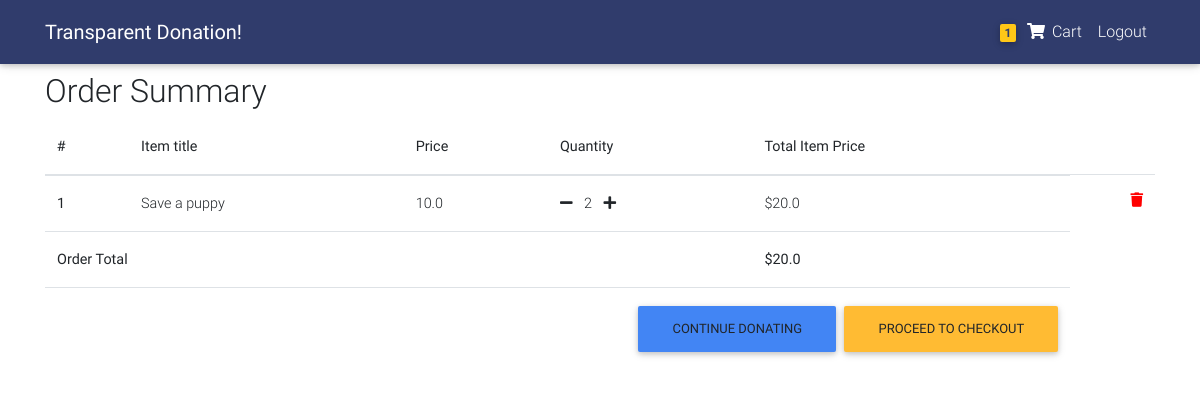
/order-summary/ (signed in), run on an earlier commit of the app's database.
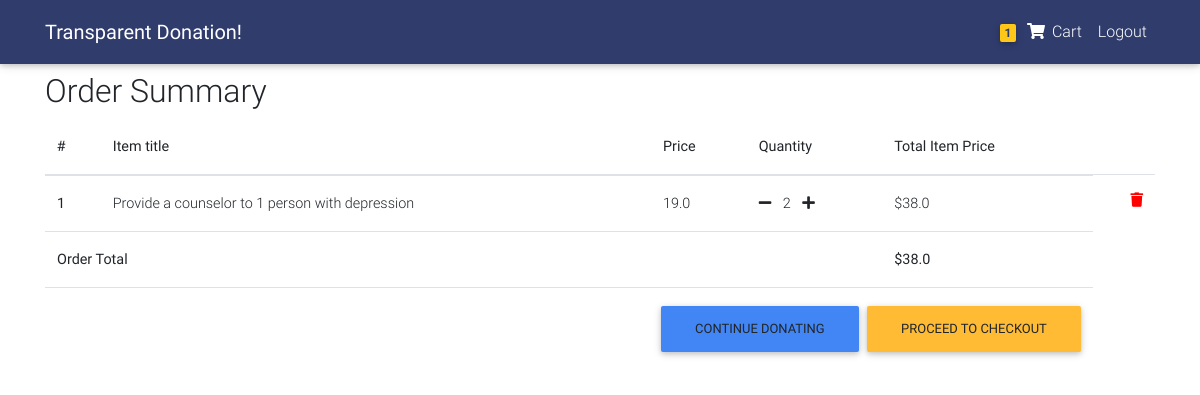
And on a later commit of the database.
### core/models.py (models this page shows, shortened)
class Order(models.Model):
    user = models.ForeignKey(settings.AUTH_USER_MODEL,
                             on_delete=models.CASCADE)
    ref_code = models.CharField(max_length=20, blank=True, null=True)
    items = models.ManyToManyField(OrderItem)
    start_date = models.DateTimeField(auto_now_add=True)
    ordered_date = models.DateTimeField()
    ordered = models.BooleanField(default=False)
    billing_address = models.ForeignKey(
        'Address', related_name='billing_address', on_delete=models.SET_NULL, blank=True, null=True)
    payment = models.ForeignKey(
        'Payment', on_delete=models.SET_NULL, blank=True, null=True)
    received = models.BooleanField(default=False)
    '''
    1. Item added to cart
    2. Adding a billing address
    (Failed checkout)
    3. Payment
    (Preprocessing, processing, packaging etc.)
    4. Being delivered
    5. Received
    6. Refunds
    '''
    def get_total(self):
        total = 0
        for order_item in self.items.all():
            total += order_item.get_final_price()
        return total

class OrderItem(models.Model):
    user = models.ForeignKey(settings.AUTH_USER_MODEL,
                             on_delete=models.CASCADE)
    ordered = models.BooleanField(default=False)
    item = models.ForeignKey(Item, on_delete=models.CASCADE)
    quantity = models.IntegerField(default=1)
    def get_final_price(self):
        return self.quantity * self.item.price

class Item(models.Model):
    title = models.CharField(max_length=100)
    price = models.FloatField()
    category = models.CharField(
        choices=CATEGORY_CHOICES, max_length=15, blank=True, null=True)
    slug = models.SlugField()
    description = models.TextField()
    organization = models.TextField(null=True)
    org_logo = models.ImageField()
    image = models.ImageField()

### core/views.py (the view)
# urls.py: path('order-summary/', OrderSummaryView.as_view(), name='order-summary'),
class OrderSummaryView(LoginRequiredMixin, View):
    def get(self, *args, **kwargs):
        try:
            order = Order.objects.get(user=self.request.user, ordered=False)
            context = {
                'object': order
            }
            return render(self.request, 'order_summary.html', context)
        except ObjectDoesNotExist:
            messages.warning(self.request, "You do not have an active order")
            return redirect("/")

### core/templatetags/cart_template_tags.py (called while the page is built)
@register.filter
def cart_item_count(user):
    if user.is_authenticated:
        qs = Order.objects.filter(user=user, ordered=False)
        if qs.exists():
            return qs[0].items.count()
    return 0

### templates/order_summary.html (shortened to what this page needs)
{% extends "base.html" %} {% block content %}
<main>
  <div class="container">
    <div class="table-responsive text-nowrap">
      <h2>Order Summary</h2>
      <table class="table">
        <thead>
          <tr>
            <th scope="col">#</th>
            <th scope="col">Item title</th>
            <th scope="col">Price</th>
            <th scope="col">Quantity</th>
            <th scope="col">Total Item Price</th>
          </tr>
        </thead>
        <tbody>
          {% for order_item in object.items.all %}
          <tr>
            <th scope="row">{{ forloop.counter }}</th>
            <td>{{ order_item.item.title }}</td>
            <td>{{ order_item.item.price }}</td>
            <td>
              <a
                href="{% url 'core:remove-single-item-from-cart' order_item.item.slug %}"
                ><i class="fas fa-minus mr-2"></i
              ></a>
              {{ order_item.quantity }}
              <a href="{% url 'core:add-to-cart' order_item.item.slug %}"
                ><i class="fas fa-plus ml-2"></i
              ></a>
            </td>
            <td>${{ order_item.get_final_price }}</td>
            <td>
              <a
                style="color: red;"
                href="{% url 'core:remove-from-cart' order_item.item.slug %}"
              >
                <i class="fas fa-trash float-right"></i>
              </a>
            </td>
          </tr>
          {% endfor %} {% if object.get_total %}
          <tr>
            <td colspan="4"><b>Order Total</b></td>
            <td><b>${{ object.get_total }}</b></td>
          </tr>
          <tr>
            <td colspan="5">
              <a class="btn btn-warning float-right ml-2" href="/checkout/"
                >Proceed to checkout</a
              >
              <a class="btn btn-primary float-right" href="/"
                >Continue donating</a
              >
            </td>
          </tr>
          {% endif %}
        </tbody>
      </table>
    </div>
  </div>
</main>
{% endblock content %}

### templates/base.html (shortened to what this page needs)
{% load static %}
<!DOCTYPE html>
<html lang="en">
  <head>
    <link
      rel="stylesheet"
      href="https://use.fontawesome.com/releases/v5.8.1/css/all.css"
    />
    <link href="{% static 'css/bootstrap.min.css' %}" rel="stylesheet" />
    <link href="{% static 'css/mdb.min.css' %}" rel="stylesheet" />
    <link href="{% static 'css/style.min.css' %}" rel="stylesheet" />
  </head>
  {% include "navbar.html" %}
  <body>
    <div class="mt-5 pt-4">
    </div>
    {% block content %}
    {% endblock content %}
  </body>
</html>

### templates/navbar.html (shortened to what this page needs)
{% load cart_template_tags %}
<nav
  class="navbar fixed-top navbar-expand-lg navbar-light white scrolling-navbar navbar-custom"
>
  <div class="container">
    <a class="navbar-brand waves-effect" href="/">
      <strong class="nav-brand">Transparent Donation!</strong>
    </a>
    <div class="collapse navbar-collapse" id="navbarSupportedContent">
      <ul class="navbar-nav nav-flex-icons">
        {% if request.user.is_authenticated %}
        <li class="nav-item">
          <a
            href="{% url 'core:order-summary' %}"
            class="nav-link waves-effect"
          >
            <span class="badge blue z-depth-1 mr-1 badge-custom">
              {{ request.user|cart_item_count }}
            </span>
            <i class="fas fa-shopping-cart nav-right"></i>
            <span class="clearfix d-none d-sm-inline-block nav-right">
              Cart
            </span>
          </a>
        </li>
        <li class="nav-item">
          <a class="nav-link waves-effect" href="{% url 'account_logout' %}">
            <span class="clearfix d-none d-sm-inline-block nav-right">
              Logout
            </span>
          </a>
        </li>
        {% endif %}
      </ul>
    </div>
  </div>
</nav>

### templates/scripts.html (shortened to what this page needs)
{% load static %}

### templates/base.html (style rules this page uses)
html, body, header, .carousel { height: 60vh; }

### templates/navbar.html (style rules this page uses)
.navbar-custom { background-color: #303c6c !important; }
.nav-brand { color: white !important; }
.nav-right { color: white !important; }
.badge-custom { background-color: #ffc717 !important; color: #303c6c !important; }

What changed in the data, as far as the page shows it:
removed OrderItem: item "Save a puppy", item.price "10.0", quantity "2", get_final_price "20.0"
added OrderItem: item "Provide a counselor to 1 person with depression", item.price "19.0", quantity "2", get_final_price "38.0"
computed for Order: get_total "20.0" → "38.0"
